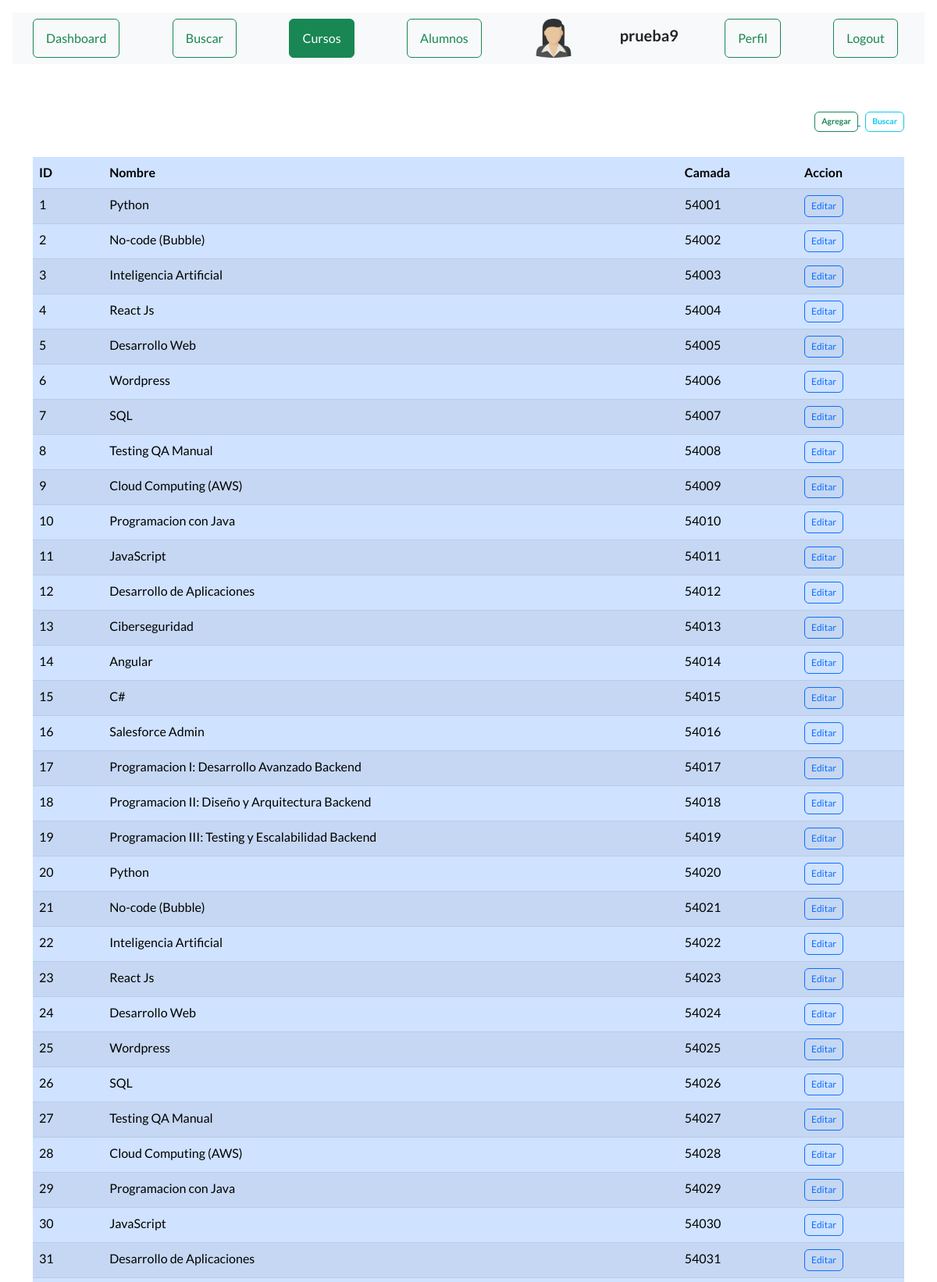
Screenshot of /ver_cursos (signed in, upper part) with the database file from the repository.
### AppCoder/models.py (models this page shows, shortened)
class Curso(models.Model):
    nombre = models.CharField(max_length=40)
    camada = models.IntegerField()

### AppCoder/views.py (the view)
# urls.py: path("ver_cursos", views.ver_cursos, name="cursos"),
def ver_cursos(request):
    cursos = Curso.objects.all()
    user = request.user.id
    if user is not None:
        curso_seleccionado = True
        avatares = Avatar.objects.filter(user=request.user.id)
        return render(request, "cursos.html", {"url": avatares[0].imagen.url, "cursos": cursos,
                                                "curso_seleccionado": curso_seleccionado})
    return render(request, "cursos.html", {"cursos": cursos})

### AppCoder/templates/cursos.html (shortened to what this page needs)
{% extends "base.html" %}
{% block title %}<h1 class="text-center"> Cursos </h1>{% endblock %}
{% load static %}
{% block contenido %}
<main class="container">
    <div class="d-grid gap-2 col-12 mx-auto justify-content-md-end">
        <div>
        {% if request.user.is_authenticated %}
        <a href="{% url 'alta' %}">
            <button type="button"
                    class="fw-bold btn btn btn-outline-success"
                    style="--bs-btn-padding-y: .25rem; --bs-btn-padding-x: .5rem;
                    --bs-btn-font-size: .65rem;">
                Agregar
            </button>
        </a>
        {% endif %}
        <a href="{% url 'bus_curso' %}">
            <button type="button"
                    class="fw-bold btn btn btn-outline-info"
                    style="--bs-btn-padding-y: .25rem; --bs-btn-padding-x: .5rem;
                    --bs-btn-font-size: .65rem;">
                Buscar
            </button>
        </a>
        </div>
    </div>
    {% if cursos %}
    <table class="table table-md table-primary table-striped">
    <div class="table-responsive">
        <thead>
            <tr>
                <th>ID</th>
                <th>Nombre</th>
                <th>Camada</th>
                <th>Accion</th>
            </tr>
        </thead>
        <body>
            {% for n in cursos %}
            <tr>
                <td>{{n.id}}</td>
                <td>{{n.nombre}}</td>
                <td>{{n.camada}}</td>
                <td>
                    {% if request.user.is_authenticated %}
                        <div>
                            {% if request.user.is_staff %}
                            <a href="{% url 'editar_curso' n.id %}">
                                <button type="button"
                                            class="btn btn-outline-primary"
                                            style="--bs-btn-padding-y: .25rem; --bs-btn-padding-x: .5rem;
                                --bs-btn-font-size: .75rem;">Editar
                                    </button>
                            </a>
                            {% endif %}
                        </div>
                    {% endif %}
                </td>
            </tr>
            {% endfor %}
        </body>
        </div>
    </table>
    {% else %}
        <center><h4 class="fs-4 text-warning bg-dark">No hay registros</h4></center>
    {% endif %}
</main>
{% endblock %}

### AppCoder/templates/base.html (shortened to what this page needs)
<!DOCTYPE html>
<html lang="en" class="bg-secondary-subtle">
    <head>
        {% load static %}
        <link href="https://cdn.jsdelivr.net/npm/bootstrap-icons@1.5.0/font/bootstrap-icons.css" rel="stylesheet" type="text/css" />
        <link href="{% static 'AppCoder/css/styles.css' %}" rel="stylesheet" />
    </head>
    <body class="p-3 m-0 border-0  bg-secondary-subtle">
        <nav class="navbar navbar-light bg-light static-top">
            <div class="container">
                {% if not request.user.is_authenticated %}
                    <a href="{% url 'login' %}">
                        <button class="btn btn-outline-success me-2" type="button">Login</button>
                    </a>
                    <a href="{% url 'registro' %}">
                        <button class="btn btn-outline-primary me-2" type="button">Registrar</button>
                    </a>
                {% else %}
                    {% if dashboard_seleccionado %}
                        <a href="{% url 'dashboard' %}">
                            <button class="btn btn-success me-2" type="button">Dashboard</button>
                        </a>
                    {% else %}
                        <a href="{% url 'dashboard' %}">
                            <button class="btn btn-outline-success me-2" type="button">Dashboard</button>
                        </a>
                    {% endif %}
                    {% if buscar_seleccionado %}
                        <a href="{% url 'home' %}">
                            <button class="btn btn-success me-2" type="button">Buscar</button>
                        </a>
                    {% else %}
                        <a href="{% url 'home' %}">
                            <button class="btn btn-outline-success me-2" type="button">Buscar</button>
                        </a>
                    {% endif %}
                    {% if curso_seleccionado %}
                        <a href="{% url 'cursos' %}">
                            <button class="btn btn-success me-2" type="button">Cursos</button>
                        </a>
                    {% else %}
                        <a href="{% url 'cursos' %}">
                            <button class="btn btn-outline-success me-2" type="button">Cursos</button>
                        </a>
                    {% endif %}
                    {% if alumno_seleccionado %}
                        <a href="{% url 'alumnos' %}">
                            <button class="btn btn-success me-2" type="button">Alumnos</button>
                        </a>
                    {% else %}
                        <a href="{% url 'alumnos' %}">
                            <button class="btn btn-outline-success me-2" type="button">Alumnos</button>
                        </a>
                    {% endif %}
                    <div>
                        <img src="{{ url }}" alt="" width="50px" height="50px">
                    </div>
                    <div>
                        <h5>{{request.user.username}}</h5>
                    </div>
                    {% if perfil_seleccionado %}
                        <a href="{% url 'EditarPerfil' %}">
                            <button class="btn btn-success me-2" type="button">Perfil</button>
                        </a>
                    {% else %}
                        <a href="{% url 'EditarPerfil' %}">
                            <button class="btn btn-outline-success me-2" type="button">Perfil</button>
                        </a>
                    {% endif %}
                    <a href="{% url 'LogOut' %}">
                        <button class="btn btn-outline-success me-2" type="button">Logout</button>
                    </a>
                {% endif %}
            </div>
        </nav>
        <header class="">
            <div class="container position-relative">
                <div class="row justify-content-center">
                    <div class="col-xl-6">
                        <div class="text-center text-white">
                            {% block title %}<h1 class="mb-5">Inicio</h1>{% endblock %}
                        </div>
                    </div>
                </div>
            </div>
        </header>
        <div class="container-xxxl py-1">
            {% block contenido %}
            {% endblock %}
        </div>
    </body>
</html>

### rows the page displays
Curso: id "1", nombre "Python", camada "54001", shows "Editar"
Curso: id "2", nombre "No-code (Bubble)", camada "54002", shows "Editar"
Curso: id "3", nombre "Inteligencia Artificial", camada "54003", shows "Editar"
Curso: id "4", nombre "React Js", camada "54004", shows "Editar"
Curso: id "5", nombre "Desarrollo Web", camada "54005", shows "Editar"
Curso: id "6", nombre "Wordpress", camada "54006", shows "Editar"
Curso: id "7", nombre "SQL", camada "54007", shows "Editar"
Curso: id "8", nombre "Testing QA Manual", camada "54008", shows "Editar"
Curso: id "9", nombre "Cloud Computing (AWS)", camada "54009", shows "Editar"
Curso: id "10", nombre "Programacion con Java", camada "54010", shows "Editar"
Curso: id "11", nombre "JavaScript", camada "54011", shows "Editar"
Curso: id "12", nombre "Desarrollo de Aplicaciones", camada "54012", shows "Editar"
Curso: id "13", nombre "Ciberseguridad", camada "54013", shows "Editar"
Curso: id "14", nombre "Angular", camada "54014", shows "Editar"
Curso: id "15", nombre "C#", camada "54015", shows "Editar"
Curso: id "16", nombre "Salesforce Admin", camada "54016", shows "Editar"
Curso: id "17", nombre "Programacion I: Desarrollo Avanzado Backend", camada "54017", shows "Editar"
Curso: id "18", nombre "Programacion II: Diseño y Arquitectura Backend", camada "54018", shows "Editar"
Curso: id "19", nombre "Programacion III: Testing y Escalabilidad Backend", camada "54019", shows "Editar"
Curso: id "20", nombre "Python", camada "54020", shows "Editar"
Curso: id "21", nombre "No-code (Bubble)", camada "54021", shows "Editar"
Curso: id "22", nombre "Inteligencia Artificial", camada "54022", shows "Editar"
Curso: id "23", nombre "React Js", camada "54023", shows "Editar"
Curso: id "24", nombre "Desarrollo Web", camada "54024", shows "Editar"
Curso: id "25", nombre "Wordpress", camada "54025", shows "Editar"
Curso: id "26", nombre "SQL", camada "54026", shows "Editar"
Curso: id "27", nombre "Testing QA Manual", camada "54027", shows "Editar"
Curso: id "28", nombre "Cloud Computing (AWS)", camada "54028", shows "Editar"
Curso: id "29", nombre "Programacion con Java", camada "54029", shows "Editar"
Curso: id "30", nombre "JavaScript", camada "54030", shows "Editar"
Curso: id "31", nombre "Desarrollo de Aplicaciones", camada "54031", shows "Editar"

### other values shown
{{ request.user.username }} "prueba9"
